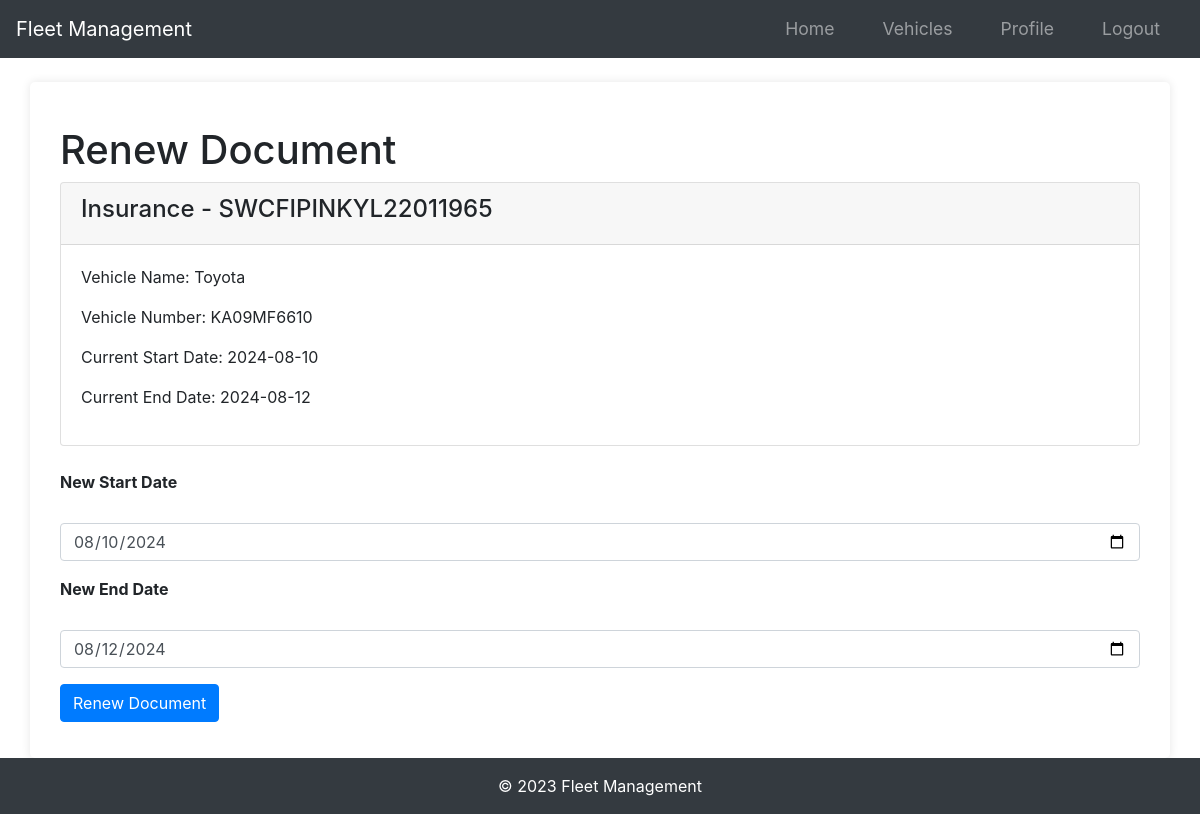
Page /document/1/renew (signed in) on the earlier database version.
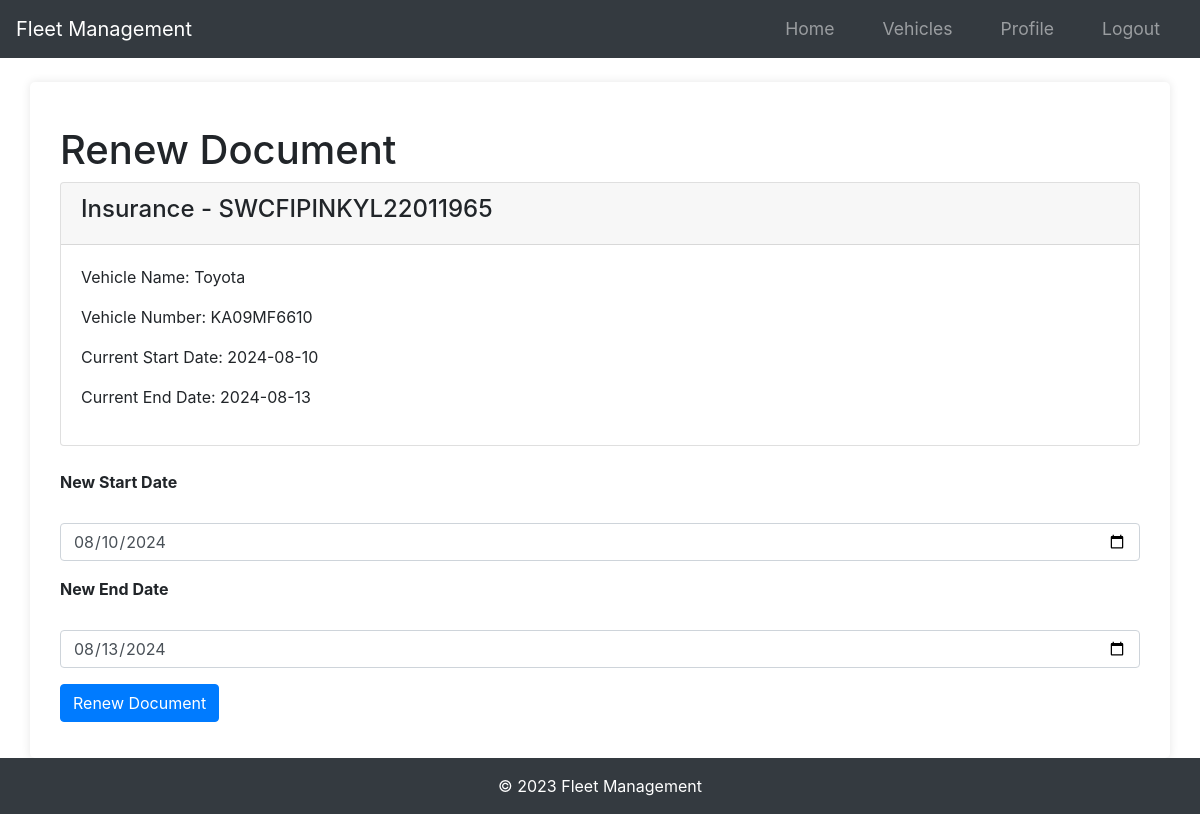
Same page on the later database version.
### app/models.py (models this page shows)
class Document(db.Model):
    id = db.Column(db.Integer, primary_key=True)
    document_type = db.Column(db.String(50), nullable=False)
    serial_number = db.Column(db.String(100), nullable=False)
    start_date = db.Column(db.DateTime, nullable=False)
    end_date = db.Column(db.DateTime, nullable=False)
    date_posted = db.Column(db.DateTime, nullable=False, default=datetime.utcnow)
    vehicle_id = db.Column(
        db.Integer,
        db.ForeignKey("vehicle.id", ondelete="CASCADE"),
        nullable=False,
        index=True,
    )

### app/routes.py (the view)
@main.route("/document/<int:document_id>/renew", methods=['GET', 'POST'])
@login_required
def renew_document(document_id):
    document = Document.query.get_or_404(document_id)
    if document.vehicle.owner != current_user:
        abort(403)
    form = RenewalForm()
    if form.validate_on_submit():
        document.start_date = form.start_date.data
        document.end_date = form.end_date.data
        db.session.commit()
        flash('Your document has been renewed!', 'success')
        return redirect(url_for('main.vehicle', vehicle_id=document.vehicle_id))
    elif request.method == 'GET':
        form.start_date.data = document.start_date
        form.end_date.data = document.end_date
    return render_template('renew_document.html', form=form, document=document)

### app/forms.py
class RenewalForm(FlaskForm):
    start_date = DateField('New Start Date', format='%Y-%m-%d', validators=[DataRequired()])
    end_date = DateField('New End Date', format='%Y-%m-%d', validators=[DataRequired()])
    submit = SubmitField('Renew Document')

### app/__init__.py (called while the page is built)
def create_app(config_class=Config):
    app = Flask(__name__)
    app.config.from_object(config_class)
    db.init_app(app)
    bcrypt.init_app(app)
    login_manager.init_app(app)
    mail.init_app(app)
    migrate.init_app(app, db)
    login_manager.login_view = 'main.login'
    login_manager.login_message_category = 'info'
    from app.models import User
    @login_manager.user_loader
    def load_user(user_id):
        return User.query.get(int(user_id))
    from app.routes import main as main_blueprint
    app.register_blueprint(main_blueprint)
    scheduler = BackgroundScheduler()
    scheduler.add_job(check_document_expirations, 'interval', hours=24)
    scheduler.start()
    return app

### app/templates/renew_document.html (shortened to what this page needs)
{% extends "base.html" %}
{% block content %}
<div class="container">
    <h1 class="mt-4">Renew Document</h1>
    <div class="card mb-4">
        <div class="card-header">
            <h4>{{ document.document_type }} - {{ document.serial_number }}</h4>
        </div>
        <div class="card-body">
            <p>Vehicle Name: {{ document.vehicle.name }}</p>
            <p>Vehicle Number: {{ document.vehicle.vehicle_number }}</p>
            <p>Current Start Date: {{ document.start_date.strftime('%Y-%m-%d') }}</p>
            <p>Current End Date: {{ document.end_date.strftime('%Y-%m-%d') }}</p>
        </div>
    </div>
    <form method="POST">
        <div class="form-group">
            {{ form.start_date.label(class="form-label") }}<br>
            {{ form.start_date(class="form-control", type="date") }}
        </div>
        <div class="form-group">
            {{ form.end_date.label(class="form-label") }}<br>
            {{ form.end_date(class="form-control", type="date") }}
        </div>
        <div class="form-group">
            {{ form.submit(class="btn btn-primary") }}
        </div>
    </form>
</div>
{% endblock %}

Differences in the rows shown:
changed Document "Insurance": end_date "2024-08-12" → "2024-08-13"; end_date "08/12/2024" → "08/13/2024"
